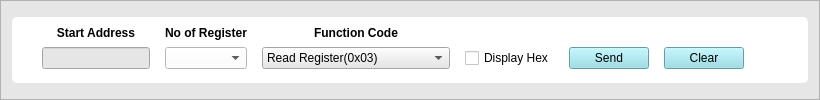
                  <widget class="QFrame" name="frame_13">
                   <property name="styleSheet">
                    <string notr="true">background-color: rgb(230, 230, 230);</string>
                   </property>
                   <property name="frameShape">
                    <enum>QFrame::StyledPanel</enum>
                   </property>
                   <property name="frameShadow">
                    <enum>QFrame::Raised</enum>
                   </property>
                   <layout class="QGridLayout" name="gridLayout_31">
                    <item row="1" column="1">
                     <widget class="QFrame" name="frame_15">
                      <property name="sizePolicy">
                       <sizepolicy hsizetype="Preferred" vsizetype="Fixed">
                        <horstretch>0</horstretch>
                        <verstretch>0</verstretch>
                       </sizepolicy>
                      </property>
                      <property name="styleSheet">
                       <string notr="true">
QFrame{
background-color: rgb(255,255,255);
border-radius: 5px;
}</string>
                      </property>
                      <property name="frameShape">
                       <enum>QFrame::StyledPanel</enum>
                      </property>
                      <property name="frameShadow">
                       <enum>QFrame::Raised</enum>
                      </property>
                      <layout class="QGridLayout" name="gridLayout_34">
                       <property name="leftMargin">
                        <number>15</number>
                       </property>
                       <item row="0" column="0">
                        <layout class="QGridLayout" name="gridLayout_30">
                         <property name="leftMargin">
                          <number>15</number>
                         </property>
                         <property name="rightMargin">
                          <number>15</number>
                         </property>
                         <property name="bottomMargin">
                          <number>5</number>
                         </property>
                         <property name="horizontalSpacing">
                          <number>15</number>
                         </property>
                         <property name="verticalSpacing">
                          <number>7</number>
                         </property>
                         <item row="1" column="0">
                          <widget class="QLineEdit" name="StartAddress">
                           <property name="sizePolicy">
                            <sizepolicy hsizetype="Preferred" vsizetype="Preferred">
                             <horstretch>0</horstretch>
                             <verstretch>0</verstretch>
                            </sizepolicy>
                           </property>
                           <property name="minimumSize">
                            <size>
                             <width>0</width>
                             <height>0</height>
                            </size>
                           </property>
                           <property name="styleSheet">
                            <string notr="true">background-color: rgb(255, 255, 255);
 QLineEdit {
     border: 20px solid gray;
     border-radius: 10px;
     padding: 0 8px;
     background: yellow;
     selection-background-color: darkgray;
 }</string>
                           </property>
                          </widget>
                         </item>
                         <item row="1" column="6">
                          <spacer name="horizontalSpacer_3">
                           <property name="orientation">
                            <enum>Qt::Horizontal</enum>
                           </property>
                           <property name="sizeHint" stdset="0">
                            <size>
                             <width>40</width>
                             <height>20</height>
                            </size>
                           </property>
                          </spacer>
                         </item>
                         <item row="0" column="1">
                          <widget class="QLabel" name="label_59">
                           <property name="font">
                            <font>
                             <weight>75</weight>
                             <bold>true</bold>
                            </font>
                           </property>
                           <property name="styleSheet">
                            <string notr="true">color: rgb(0,0,0);</string>
                           </property>
                           <property name="text">
                            <string>No of Register</string>
                           </property>
                           <property name="alignment">
                            <set>Qt::AlignCenter</set>
                           </property>
                          </widget>
                         </item>
                         <item row="1" column="2">
                          <widget class="QComboBox" name="single_multi_write">
                           <item>
                            <property name="text">
                             <string>Read Register(0x03)</string>
                            </property>
                           </item>
                           <item>
                            <property name="text">
                             <string>Single Write Register(0x06)</string>
                            </property>
                           </item>
                           <item>
                            <property name="text">
                             <string>Multiple Write Register(0x10)</string>
                            </property>
                           </item>
                          </widget>
                         </item>
                         <item row="1" column="1">
                          <widget class="QComboBox" name="nSize">
                           <property name="sizePolicy">
                            <sizepolicy hsizetype="Preferred" vsizetype="Preferred">
                             <horstretch>0</horstretch>
                             <verstretch>0</verstretch>
                            </sizepolicy>
                           </property>
                           <property name="styleSheet">
                            <string notr="true">background-color: rgb(255, 255, 255);</string>
                           </property>
                          </widget>
                         </item>
                         <item row="1" column="3">
                          <widget class="QCheckBox" name="hex_check">
                           <property name="layoutDirection">
                            <enum>Qt::LeftToRight</enum>
                           </property>
                           <property name="styleSheet">
                            <string notr="true">background-color: rgb(255, 255, 255);</string>
                           </property>
                           <property name="text">
                            <string>Display Hex</string>
                           </property>
                          </widget>
                         </item>
                         <item row="1" column="4">
                          <widget class="QPushButton" name="SendCustomFrame">
                           <property name="sizePolicy">
                            <sizepolicy hsizetype="Preferred" vsizetype="Preferred">
                             <horstretch>0</horstretch>
                             <verstretch>0</verstretch>
                            </sizepolicy>
                           </property>
                           <property name="styleSheet">
                            <string notr="true">background-color: rgb(139, 219, 229);

color: rgb(0, 0, 0);</string>
                           </property>
                           <property name="text">
                            <string>Send</string>
                           </property>
                          </widget>
                         </item>
                         <item row="1" column="5">
                          <widget class="QPushButton" name="custom_data_clear">
                           <property name="sizePolicy">
                            <sizepolicy hsizetype="Preferred" vsizetype="Preferred">
                             <horstretch>0</horstretch>
                             <verstretch>0</verstretch>
                            </sizepolicy>
                           </property>
                           <property name="styleSheet">
                            <string notr="true">background-color: rgb(139, 219, 229);

color: rgb(0, 0, 0);</string>
                           </property>
                           <property name="text">
                            <string>Clear</string>
                           </property>
                          </widget>
                         </item>
                         <item row="0" column="0">
                          <widget class="QLabel" name="label_56">
                           <property name="font">
                            <font>
                             <weight>75</weight>
                             <bold>true</bold>
                            </font>
                           </property>
                           <property name="styleSheet">
                            <string notr="true">color: rgb(0,0,0);</string>
                           </property>
                           <property name="text">
                            <string>Start Address</string>
                           </property>
                           <property name="alignment">
                            <set>Qt::AlignCenter</set>
                           </property>
                          </widget>
                         </item>
                         <item row="0" column="2">
                          <widget class="QLabel" name="label_60">
                           <property name="font">
                            <font>
                             <weight>75</weight>
                             <bold>true</bold>
                            </font>
                           </property>
                           <property name="styleSheet">
                            <string notr="true">color: rgb(0,0,0);</string>
                           </property>
                           <property name="text">
                            <string>Function Code</string>
                           </property>
                           <property name="alignment">
                            <set>Qt::AlignCenter</set>
                           </property>
                          </widget>
                         </item>
                        </layout>
                       </item>
                      </layout>
                     </widget>
                    </item>
                   </layout>
                  </widget>
